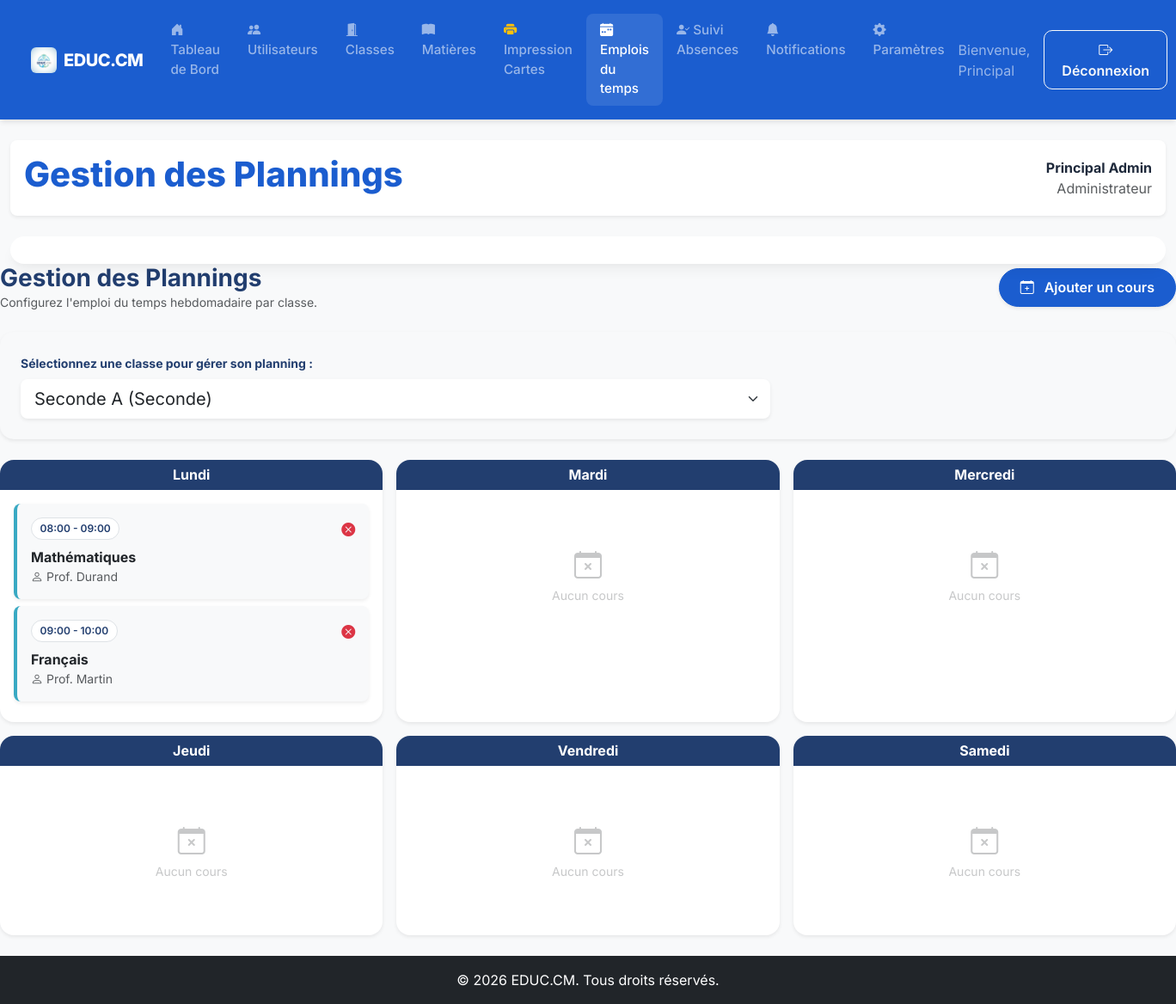
The page /pages/gestion_emplois_du_temps.php?classe_id=1 (signed in) on the database its author committed.
### tables this page shows
CREATE TABLE `emploi_du_temps` (
  `id` int(11) NOT NULL,
  `classe_id` int(11) NOT NULL,
  `matiere_id` int(11) NOT NULL,
  `enseignant_id` int(11) NOT NULL,
  `jour_semaine` enum('Lundi','Mardi','Mercredi','Jeudi','Vendredi','Samedi','Dimanche') NOT NULL,
  `heure_debut` time NOT NULL,
  `heure_fin` time NOT NULL
);

CREATE TABLE `matieres` (
  `id` int(11) NOT NULL,
  `nom` varchar(100) NOT NULL
);

CREATE TABLE `utilisateurs` (
  `id` int(11) NOT NULL,
  `nom` varchar(100) NOT NULL,
  `prenom` varchar(100) NOT NULL,
  `email` varchar(255) NOT NULL,
  `mot_de_passe` varchar(255) NOT NULL,
  `role` enum('administrateur','enseignant','eleve','parent') NOT NULL,
  `photo` varchar(255) DEFAULT 'default_avatar.png',
  `telephone` varchar(20) DEFAULT NULL,
  `qr_token` varchar(100) DEFAULT NULL,
  `date_creation` timestamp NOT NULL DEFAULT current_timestamp()
);

### pages/gestion_emplois_du_temps.php (the view, shortened to what this page needs)
<?php
include '../includes/header.php';
require_once '../includes/db.php';
$selected_class_id = isset($_GET['classe_id']) ? (int)$_GET['classe_id'] : 0;
$classes = $conn->query("SELECT * FROM classes ORDER BY nom")->fetch_all(MYSQLI_ASSOC);
$jours = ['Lundi', 'Mardi', 'Mercredi', 'Jeudi', 'Vendredi', 'Samedi'];
$schedule = [];
if ($selected_class_id > 0) {
    $res = $conn->query("
        SELECT e.*, m.nom as matiere, u.nom as prof_nom, u.prenom as prof_prenom
        FROM emploi_du_temps e
        JOIN matieres m ON e.matiere_id = m.id
        JOIN utilisateurs u ON e.enseignant_id = u.id
        WHERE e.classe_id = $selected_class_id
        ORDER BY heure_debut
    ");
    while($row = $res->fetch_assoc()) $schedule[$row['jour_semaine']][] = $row;
}
?>
<div class="row mb-4 align-items-center">
    <div class="col-md-6">
        <h3 class="fw-bold text-navy mb-0">Gestion des Plannings</h3>
        <p class="text-muted small mb-0">Configurez l'emploi du temps hebdomadaire par classe.</p>
    </div>
    <div class="col-md-6 text-md-end mt-3 mt-md-0">
        <?php if ($selected_class_id > 0): ?>
            <button class="btn btn-primary rounded-pill shadow-sm px-4" data-bs-toggle="collapse" data-bs-target="#addEntryForm">
                <i class="bi bi-calendar-plus me-2"></i> Ajouter un cours
            </button>
        <?php endif; ?>
    </div>
</div>
<div class="card border-0 shadow-sm rounded-4 mb-4 bg-light">
    <div class="card-body p-4">
        <form action="pages/gestion_emplois_du_temps.php" method="GET" class="row align-items-center">
            <div class="col-md-8">
                <label class="form-label small fw-bold text-navy">Sélectionnez une classe pour gérer son planning :</label>
                <select name="classe_id" class="form-select form-select-lg border-0 shadow-sm" onchange="this.form.submit()">
                    <?php foreach($classes as $c): ?>
                        <option value="<?php echo $c['id']; ?>" <?php echo $selected_class_id == $c['id'] ? 'selected' : ''; ?>>
                            <?php echo htmlspecialchars($c['nom'].' ('.$c['niveau'].')'); ?>
                        </option>
                    <?php endforeach; ?>
                </select>
            </div>
        </form>
    </div>
</div>
<?php if ($selected_class_id > 0): ?>
    <div class="row g-3">
        <?php foreach($jours as $jour): ?>
            <div class="col-lg-4 col-md-6">
                <div class="card border-0 shadow-sm rounded-4 h-100 bg-white overflow-hidden">
                    <div class="card-header bg-navy text-white text-center py-2 border-0" style="background-color: #223E6F;">
                        <h6 class="mb-0 fw-bold"><?php echo $jour; ?></h6>
                    </div>
                    <div class="card-body p-3">
                        <?php if (isset($schedule[$jour])): ?>
                            <?php foreach($schedule[$jour] as $cours): ?>
                                <div class="p-3 mb-2 rounded-3 border-start border-4 shadow-sm bg-light position-relative" style="border-color: #39A9C3 !important;">
                                    <div class="d-flex justify-content-between">
                                        <span class="badge bg-white text-navy border small rounded-pill">
                                            <?php echo date('H:i', strtotime($cours['heure_debut'])); ?> - <?php echo date('H:i', strtotime($cours['heure_fin'])); ?>
                                        </span>
                                        <form action="pages/gestion_emplois_du_temps.php?classe_id=<?php echo $selected_class_id; ?>" method="POST" onsubmit="return confirm('Supprimer ce cours ?')">
                                            <button type="submit" name="delete_schedule" class="btn btn-link text-danger p-0 border-0"><i class="bi bi-x-circle-fill"></i></button>
                                        </form>
                                    </div>
                                    <div class="fw-bold mt-2 text-dark"><?php echo htmlspecialchars($cours['matiere']); ?></div>
                                    <div class="small text-muted"><i class="bi bi-person"></i> Prof. <?php echo htmlspecialchars($cours['prof_nom']); ?></div>
                                </div>
                            <?php endforeach; ?>
                        <?php else: ?>
                            <div class="text-center py-5 opacity-25">
                                <i class="bi bi-calendar-x fs-2"></i>
                                <p class="small mb-0">Aucun cours</p>
                            </div>
                        <?php endif; ?>
                    </div>
                </div>
            </div>
        <?php endforeach; ?>
    </div>
<?php endif; ?>
<?php include '../includes/footer.php'; ?>

### css/main.css (style rules this page uses)
:root { --educ-navy: #1b5dcf; --educ-turquoise: #39A9C3; --educ-cyan: #6EC6D0; --educ-green: #64B89A; --educ-bg: #0080ff; --card-shadow: 0 10px 15px -3px rgba(0, 0, 0, 0.05), 0 4px 6px -2px rgba(0, 0, 0, 0.02); }
body { font-family: 'Inter', sans-serif; background-color: var(--educ-bg); color: #1e293b; display: flex; flex-direction: column; min-height: 100vh; }
.card { border: none; border-radius: 16px; box-shadow: var(--card-shadow); transition: transform 0.2s; }
.card-header { background-color: transparent; border-bottom: 1px solid #f1f5f9; padding: 1.25rem; font-weight: 700; color: var(--educ-navy); }
.btn { border-radius: 10px; padding: 0.6rem 1.25rem; font-weight: 600; transition: all 0.3s; }
.btn-primary { background-color: var(--educ-navy); border-color: var(--educ-navy); }
.badge { padding: 0.5em 0.8em; border-radius: 6px; font-weight: 600; }

### pages/gestion_emplois_du_temps.php (style rules this page uses)
.bg-navy { background-color: #223E6F; }
.text-navy { color: #223E6F; }

### rows shown on the page
emploi_du_temps: heure_debut "08:00", heure_fin "09:00", matiere.nom "Mathématiques", enseignant.nom "Durand"
emploi_du_temps: heure_debut "09:00", heure_fin "10:00", matiere.nom "Français", enseignant.nom "Martin"

### other values the page prints
$user_prenom "Principal"
$page_title "Gestion des Plannings"
$user_prenom . ' ' . $user_nom "Principal Admin"
$user_role "Administrateur"
$jour "Lundi"
$jour "Mardi"
$jour "Mercredi"
$jour "Jeudi"
$jour "Vendredi"
$jour "Samedi"
form field classe_id "Seconde A (Seconde)"
